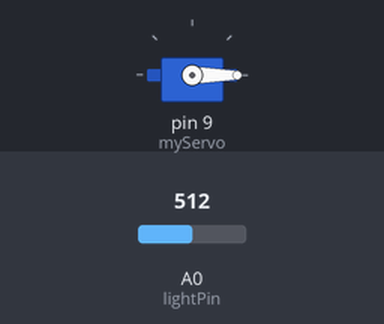
Simulated run of this sketch. Board: Arduino Uno, built with avr-gcc and run on an emulated ATmega328P. On the bench: servo. The inputs (shaded band) are chosen by the test bench; at power-on: A0 (lightPin) = 512. What the sketch prints to the serial monitor is not drawn.

Above: at 0.1 s.
At 1.1 s:
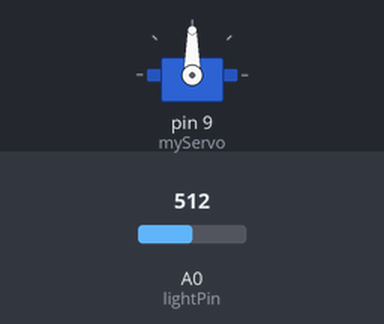
Timing chart, 0 to 2.6 s (numbered marks = the images above):
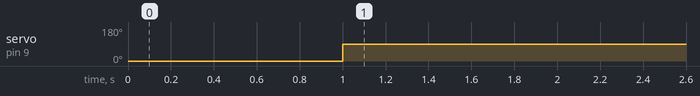

The sketch:

phoneCharge.ino
```cpp
#include <Servo.h>

Servo myServo;  // create a servo object

int angle = 90;   // variable to hold the angle for the servo motor
int lightPin = A0;  //define a pin for Photo resistor
int lightReading;
int flag = 0;

void setup() {
  myServo.attach(9); // attaches the servo on pin 9 to the servo object
  Serial.begin(9600); // open a serial connection to your computer
}

void loop() {
  // set the servo position
  lightReading = analogRead(lightPin); //Write the value of the photoresistor to the serial monitor.

  Serial.println(lightReading);
  if (lightReading > 200){ // if the samsung phone green light is on (done charging)
    // move the servo to knock the phone off charging
    if (flag == 0){
      Serial.println("Move");
      myServo.write(0);
      delay(1000);
      myServo.write(90);
      flag = 1;
    } else {
       myServo.write(90);
    }
  }
}
```

Measured:
- by itself, servo on pin 9 (myServo): 0° → 90° at 1.0 s
